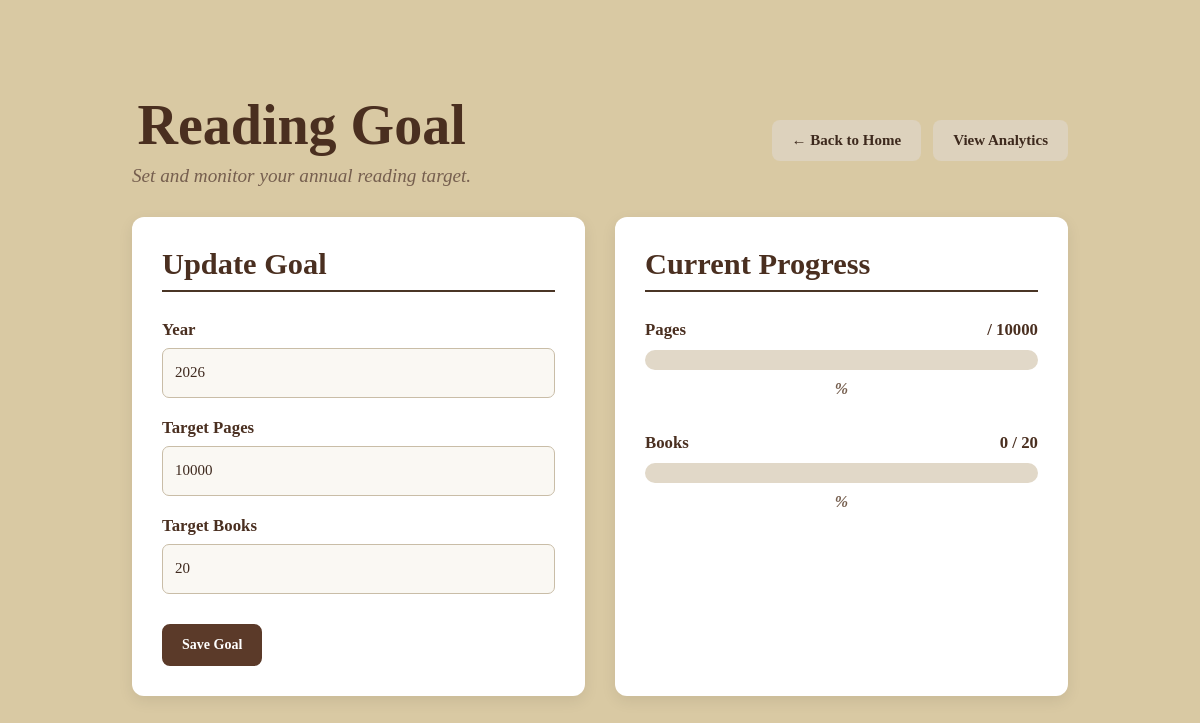
The app's page /reading-goal/ (signed in), older data.
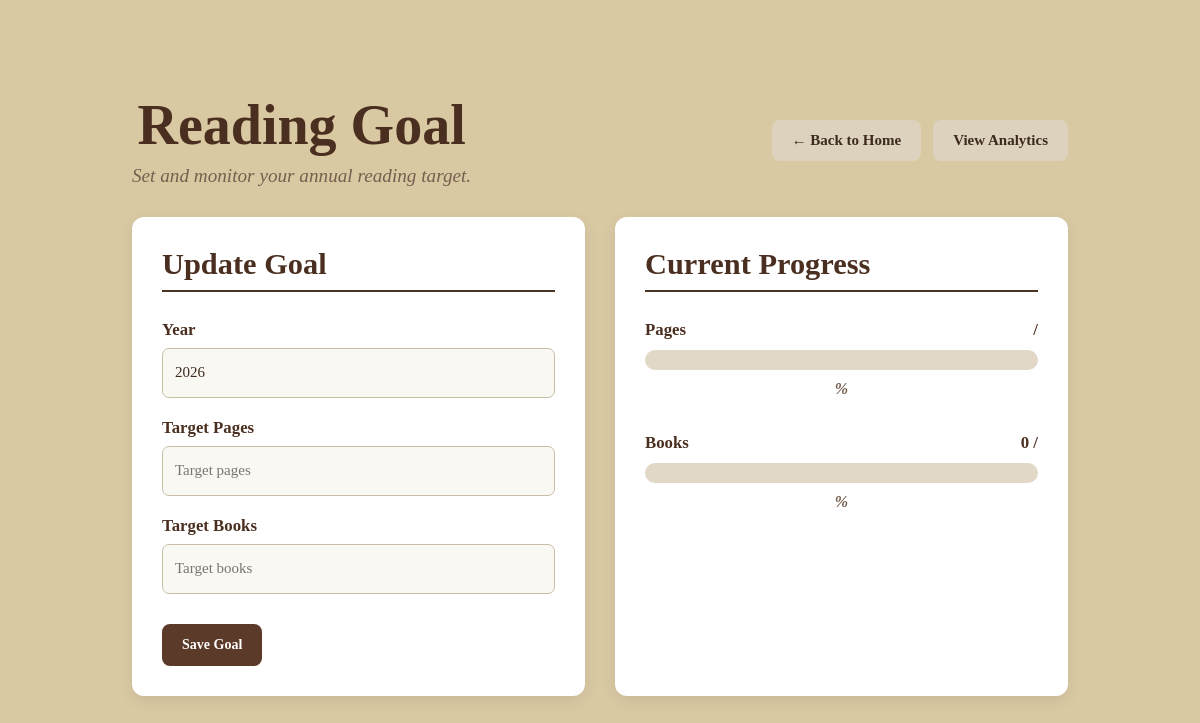
The same page, newer data.
### catalog/models.py (models this page shows, shortened)
class ReadingGoal(models.Model):
    goal_id = models.AutoField(
        primary_key=True
    )
    user = models.ForeignKey(
        settings.AUTH_USER_MODEL,
        on_delete=models.CASCADE,
        related_name="reading_goals"
    )
    year = models.PositiveIntegerField()
    target_numpages = models.PositiveIntegerField(
        validators=[
            MinValueValidator(1)
        ]
    )
    target_numbooks = models.PositiveIntegerField(
        validators=[
            MinValueValidator(1)
        ]
    )
    class Meta:
        constraints = [
            models.UniqueConstraint(
                fields=["user", "year"],
                name="unique_reading_goal_per_user_year"
            )
        ]

### catalog/views.py (the view)
# urls.py: path('reading-goal/', views.reading_goal, name='reading_goal'),
@login_required
def reading_goal(request):
    current_year = timezone.localdate().year
    goal = ReadingGoal.objects.filter(
        user=request.user,
        year=current_year
    ).first()
    if request.method == "POST":
        if goal:
            form = ReadingGoalForm(
                request.POST,
                instance=goal
            )
        else:
            form = ReadingGoalForm(
                request.POST
            )
        if form.is_valid():
            reading_goal_obj = form.save(
                commit=False
            )
            reading_goal_obj.user = request.user
            reading_goal_obj.save()
            messages.success(
                request,
                "Reading goal saved successfully."
            )
            return redirect(
                "reading_goal"
            )
    else:
        if goal:
            form = ReadingGoalForm(
                instance=goal
            )
        else:
            form = ReadingGoalForm(
                initial={
                    "year": current_year
                }
            )
    logs = ReadingLog.objects.filter(
        user=request.user,
        log_date__year=current_year
    )
    total_pages = logs.aggregate(
        total=Sum("pages_read")
    )["total"] or 0
    completed_books = ShelfBook.objects.filter(
        shelf__user=request.user,
        reading_status="finished"
    ).values(
        "book"
    ).distinct().count()
    pages_progress = 0
    books_progress = 0
    if goal:
        pages_progress = min(
            round(
                (total_pages / goal.target_numpages) * 100
            ),
            100
        )
        books_progress = min(
            round(
                (completed_books / goal.target_numbooks) * 100
            ),
            100
        )
    return render(
        request,
        "catalog/reading_goal.html",
        {
            "form": form,
            "goal": goal,
            "current_year": current_year,
            "total_pages": total_pages,
            "completed_books": completed_books,
            "pages_progress": pages_progress,
            "books_progress": books_progress,
        }
    )

### catalog/forms.py (shortened to what this page needs)
class ReadingGoalForm(forms.ModelForm):
    class Meta:
        model = ReadingGoal
        fields = [
            "year",
            "target_numpages",
            "target_numbooks",
        ]
        widgets = {
            "year": forms.NumberInput(
                attrs={
                    "min": 2000
                }
            ),
            "target_numpages": forms.NumberInput(
                attrs={
                    "min": 1,
                    "placeholder": "Target pages"
                }
            ),
            "target_numbooks": forms.NumberInput(
                attrs={
                    "min": 1,
                    "placeholder": "Target books"
                }
            ),
        }

### catalog/templates/catalog/reading_goal.html (shortened to what this page needs)
<!DOCTYPE html>
<html lang="en">
<head>
    {% load static %}
    <link
        rel="stylesheet"
        href="{% static 'catalog/style.css' %}"
    >
    <link
        rel="stylesheet"
        href="{% static 'catalog/reading_goal.css' %}"
    >
    <link
        rel="stylesheet"
        href="{% static 'catalog/reading_log.css' %}"
    >
</head>
<body>
    <div class="reading-container">
<div class="page-header">
    <div>
        <h1>{{ year }} Reading Goal</h1>
        <p>Set and monitor your annual reading target.</p>
    </div>
    <div class="header-buttons">
        <a href="{% url 'index' %}" class="secondary-btn">
            ← Back to Home
        </a>
        <a href="{% url 'analytics_dashboard' %}" class="secondary-btn">
            View Analytics
        </a>
    </div>
</div>
        <div class="goal-grid">
            <div class="goal-card">
                <h2>
                    Update Goal
                </h2>
                <form method="POST">
                    <div class="form-group">
                        <label
                            for="{{ form.year.id_for_label }}"
                        >
                            Year
                        </label>
                        {{ form.year }}
                    </div>
                    <div class="form-group">
                        <label
                            for="{{ form.target_numpages.id_for_label }}"
                        >
                            Target Pages
                        </label>
                        {{ form.target_numpages }}
                    </div>
                    <div class="form-group">
                        <label
                            for="{{ form.target_numbooks.id_for_label }}"
                        >
                            Target Books
                        </label>
                        {{ form.target_numbooks }}
                    </div>
                    <button
                        type="submit"
                        class="primary-btn"
                    >
                        Save Goal
                    </button>
                </form>
            </div>
            <div class="goal-card">
                <h2>
                    Current Progress
                </h2>
                <div class="progress-section">
                    <div class="progress-label">
                        <span>
                            Pages
                        </span>
                        <span>
                            /
                            {{ goal.target_numpages }}
                        </span>
                    </div>
                    <div class="progress-bar">
                    </div>
                    <p>
                        {{ page_percentage|floatformat:1 }}%
                    </p>
                </div>
                <div class="progress-section">
                    <div class="progress-label">
                        <span>
                            Books
                        </span>
                        <span>
                            {{ completed_books }}
                            /
                            {{ goal.target_numbooks }}
                        </span>
                    </div>
                    <div class="progress-bar">
                    </div>
                    <p>
                        {{ book_percentage|floatformat:1 }}%
                    </p>
                </div>
            </div>
        </div>
    </div>
</body>
</html>

Row changes from the older to the newer data that the page shows:
removed ReadingGoal: year "2026", target_numpages "10000", target_numbooks "20"
Text that changed along with them:
form field year: (not shown) → "2026"
